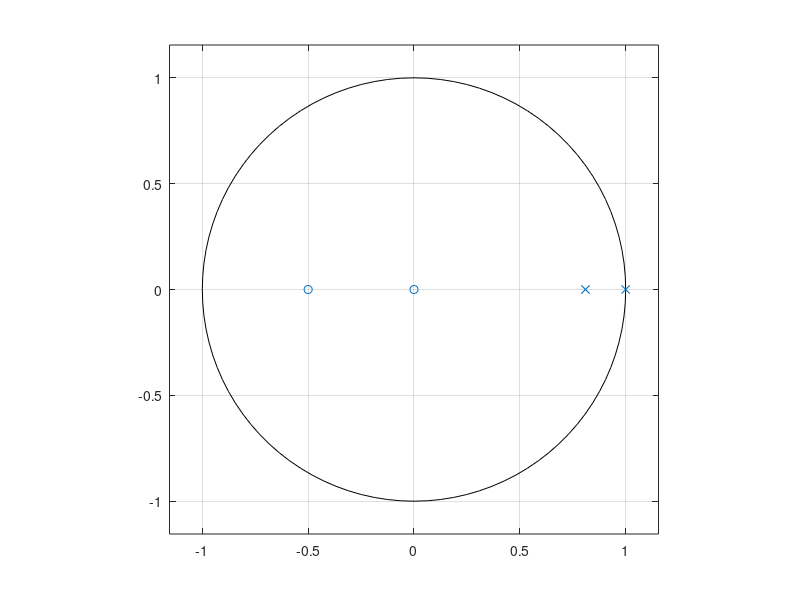
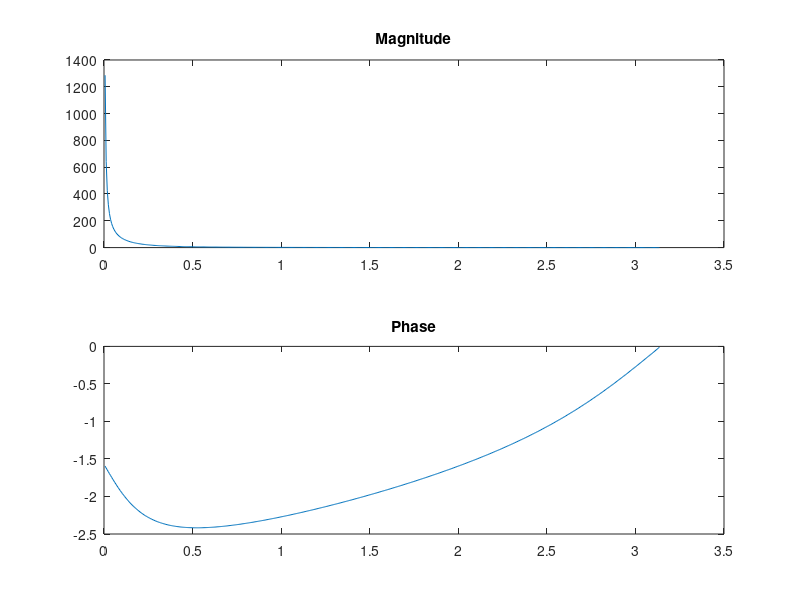
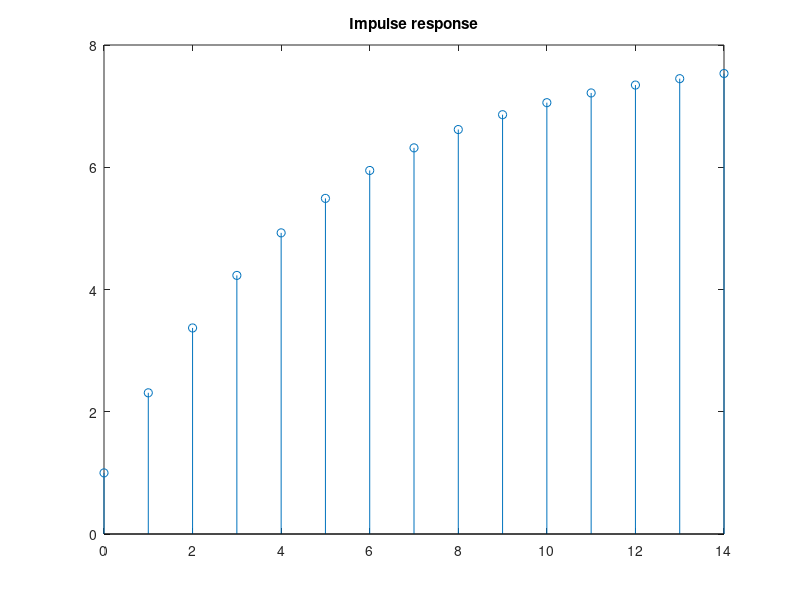
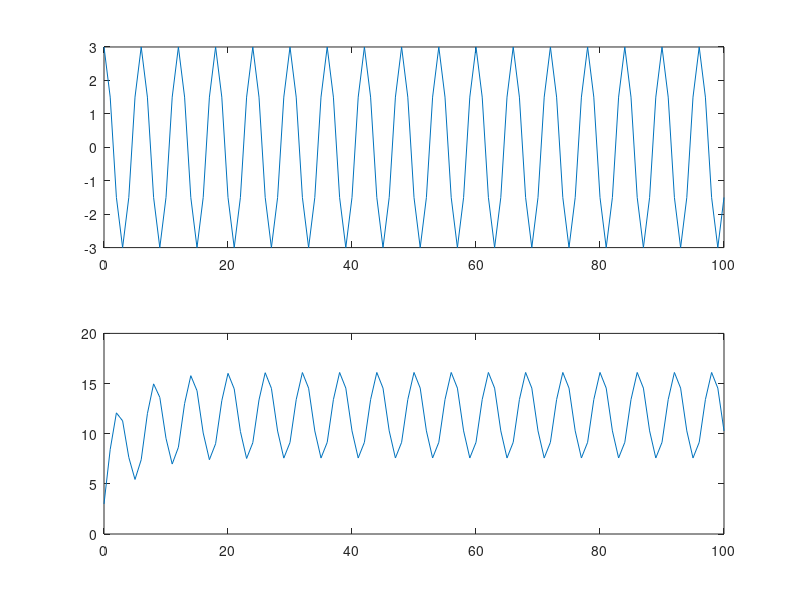

Write the MATLAB code that produced these figures, in order.
clc; clear; close all;
a = [1 -1.81 0.81]; b = [1 0.5 0];
[r,p,k] = residuez(b,a) % (a) r = 7.89 -6.89, p = 1 0.81
[z,p,g] = tf2zp(b,a) % zeros, poles, gain
zplane(b,a); % (b)
[h,w] = freqz(b,a); figure; % (c)
subplot(2,1,1); plot(w,abs(h)); title('Magnitude');
subplot(2,1,2); plot(w,angle(h)); title('Phase');
[hi,ni] = impz(b,a,15); figure; % (d)
stem(ni,hi); title('Impulse response');
n = 0:100; x = 3*cos(n*pi/3); % (e)
y = filter(b,a,x); figure;
subplot(2,1,1); plot(n,x); subplot(2,1,2); plot(n,y);
